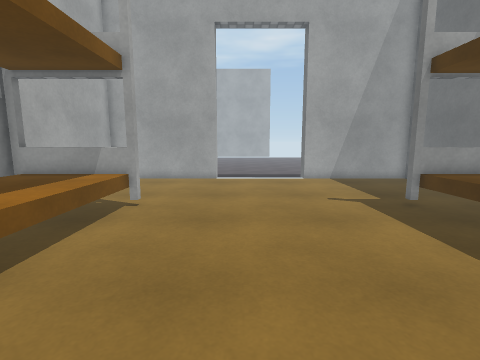
view 1 (above)

15 first-person views from a walk through a scene from a Unity 3-D project. The camera is 1.2 m above the floor, tilts 8° down and sees 85° across. Doors are open. The floor is counted in squares, 0.5 m on a side. Each view is taken from the middle of a square. On the plan, view 1 faces up. The plan holds only what a view shows up to about 18 squares ahead; the rest is blank. The place goes on beyond the plan. The player is left out. Some surface patterns are stand-ins.

view 2
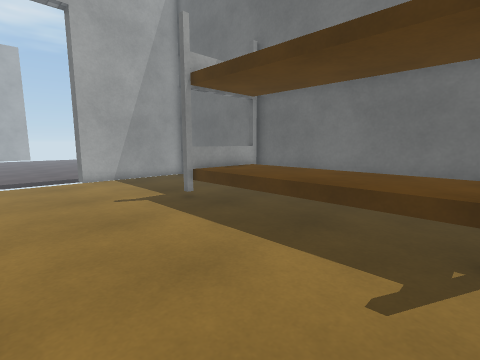

view 3
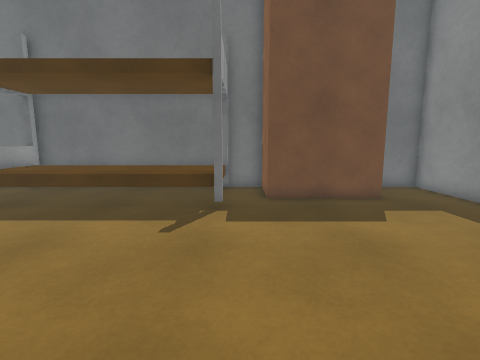

view 4
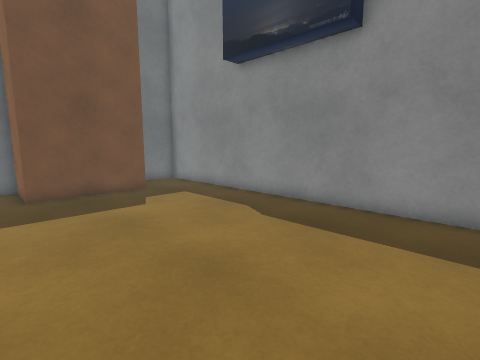

view 5
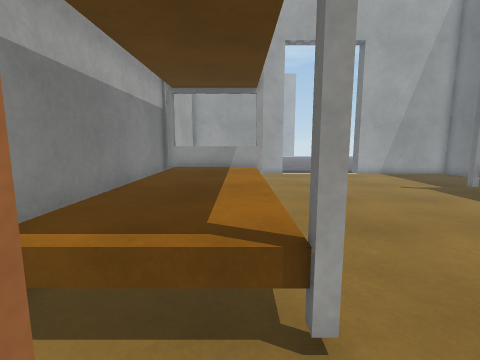

view 6
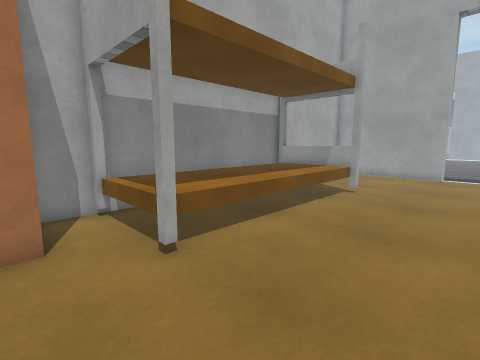

view 7
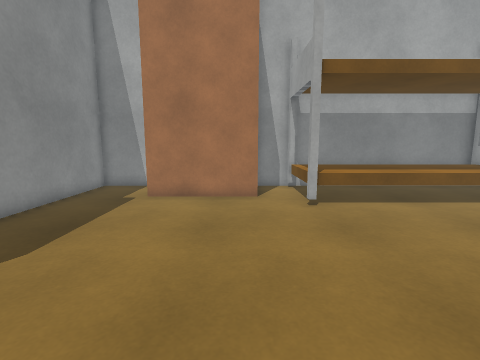

view 8
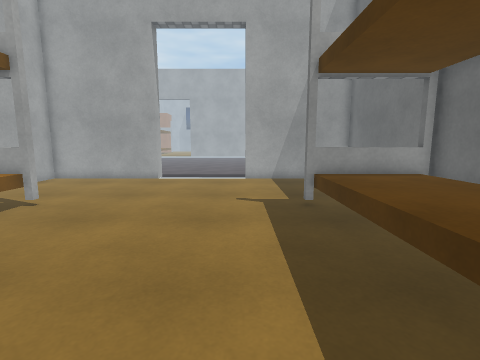

view 9
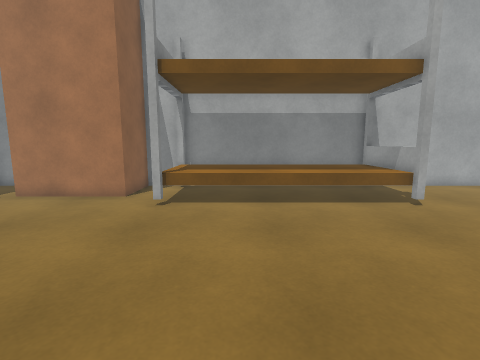

view 10
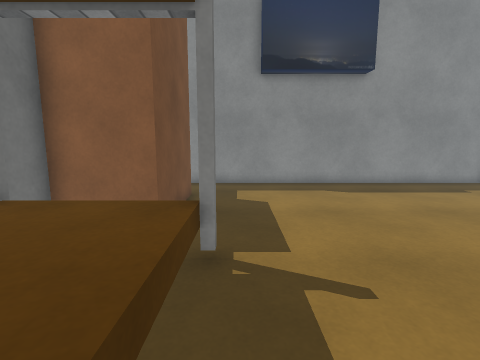

view 11
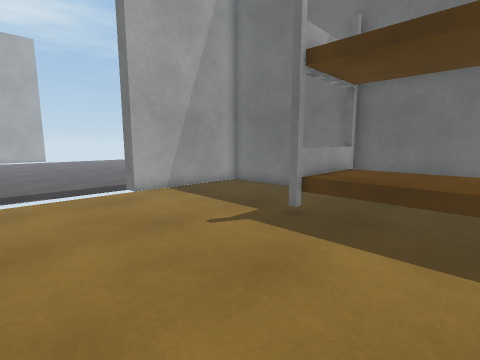

view 12
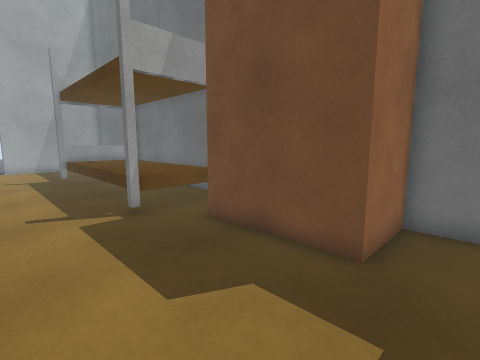

view 13
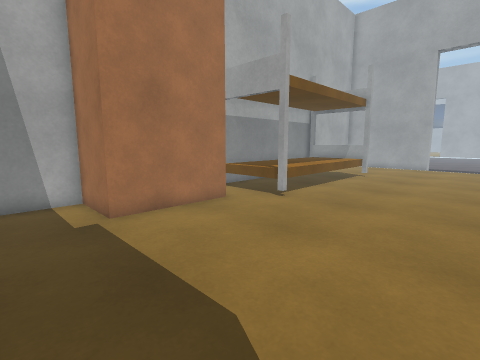

view 14
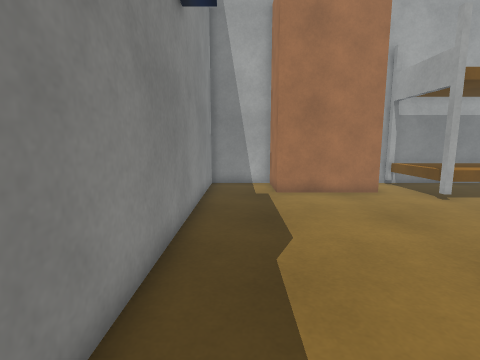

view 15
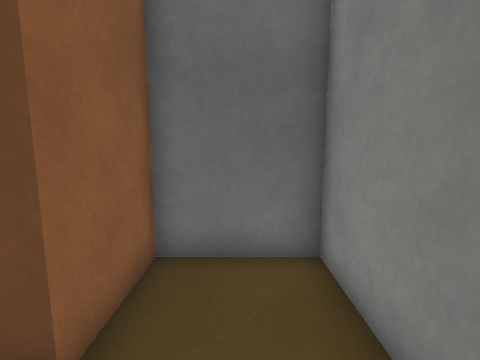

### Floor plan
Key: @ floor where view 1 was taken; # wall or solid block; . floor; D open door; ^ raised ledge.
Columns run from 9 left of view 1 to 11 right of it. Each row starts with its distance up from view 1.
 18 ########DDDDDD#######
 17 #...................#
 16 #...................#
 15 #...................#
 14 #...................#
 13 #...................#
 12 #...................#
 11 #...................#
 10 #^^^^#..........^^^^#
  9 #^^^^^..........^^^^^
  8 #^^^^^..........^^^^^
  7 #^^^^^..........^^^^^
  6 #^^^^^..........^^^^^
  5 #^^^^^..........^^^^^
  4 #^^^^^..........^^^^^
  3 #^^^^^..........^^^^^
  2 #^^^^^..........^^^^^
  1 #^^^^^..........^^^^^
  0 #^^^^^...@......^^^^#
 -1 #...................#
 -2 ####..............###
 -3    #.............##
 -4    #.............#
 -5    #.............#
 -6    #.............#
 -7 ####.............####
 -8 #...................#
 -9 #...................#
-10 #...................#
-11 #####################

Positions as (right, up) in squares from view 1, and headings:
1: (0, 0), facing up
2: (0, 0), facing up-right
3: (-3, -1), facing right
4: (-5, -1), facing down-right
5: (-5, -3), facing up
6: (1, -3), facing up-left
7: (6, -3), facing left
8: (4, 0), facing up
9: (6, 3), facing left
10: (6, 5), facing down
11: (-1, 5), facing up-right
12: (3, -9), facing up-right
13: (3, -10), facing up-left
14: (7, -9), facing left
15: (6, -9), facing right
